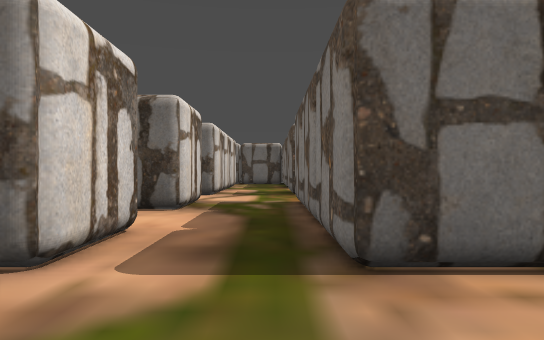
view 1 (above)

24 first-person views from a walk through a level from a Godot 3-D game. The camera is 1.2 m above the floor, looks level and sees 70° across. The floor is counted in squares, 1.74 m on a side. Each view is taken from the middle of a square. On the plan, view 1 faces up. The plan holds only what a view shows up to about 11 squares ahead; the rest is blank. Characters and animated objects are left out.

view 2
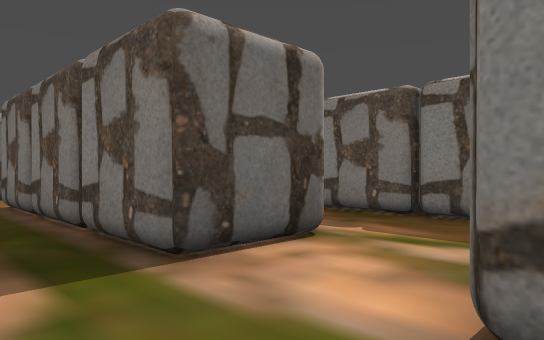

view 3
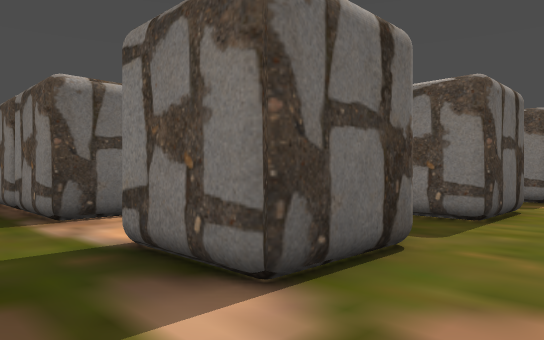

view 4
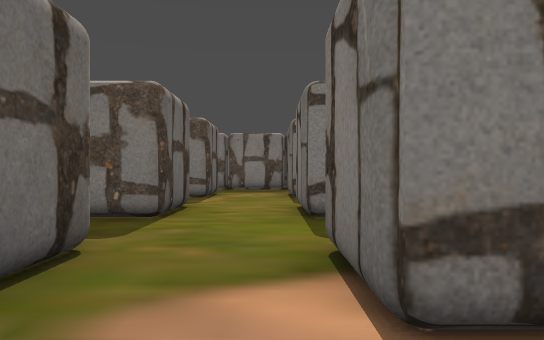

view 5
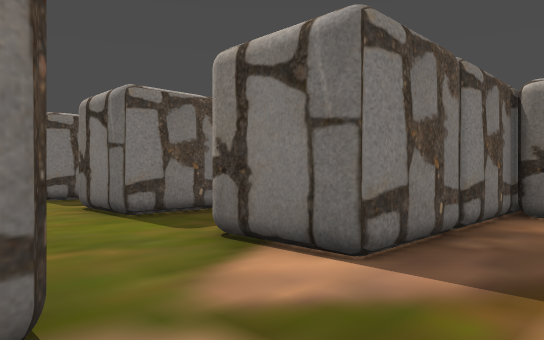

view 6
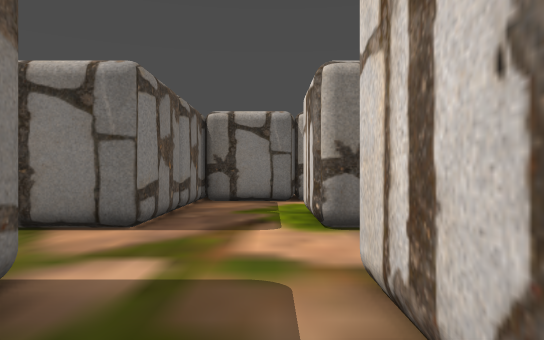

view 7
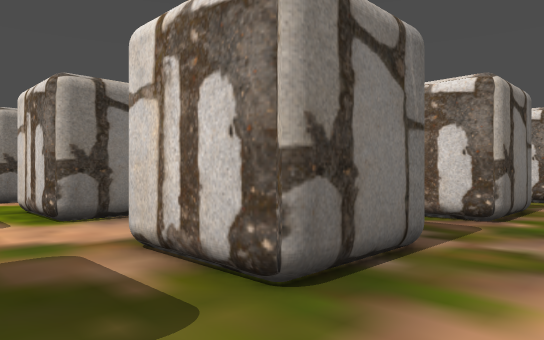

view 8
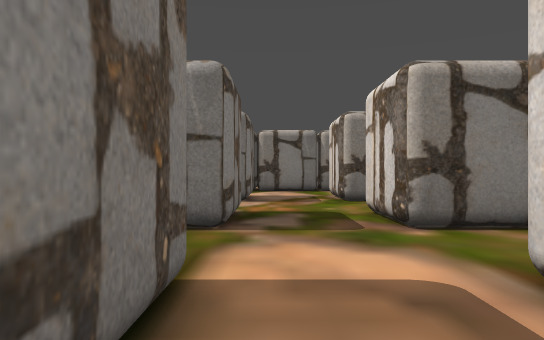

view 9
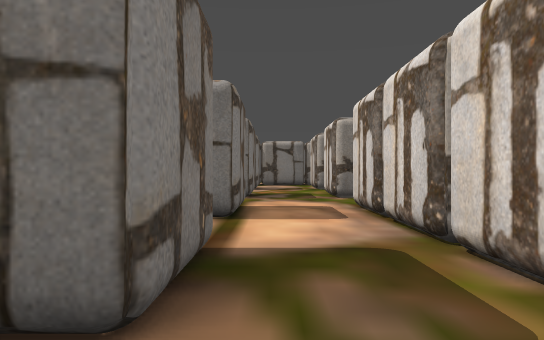

view 10
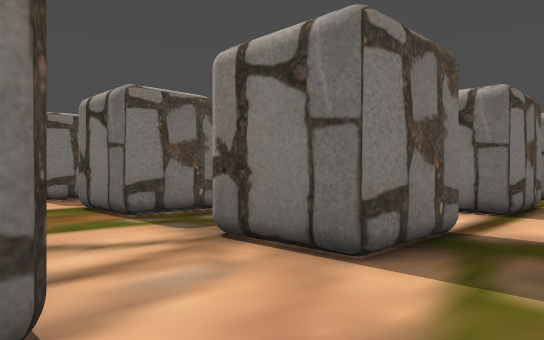

view 11
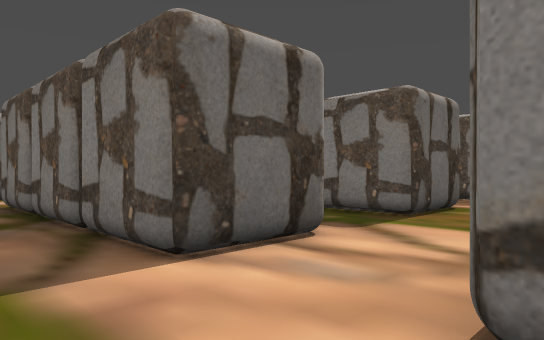

view 12
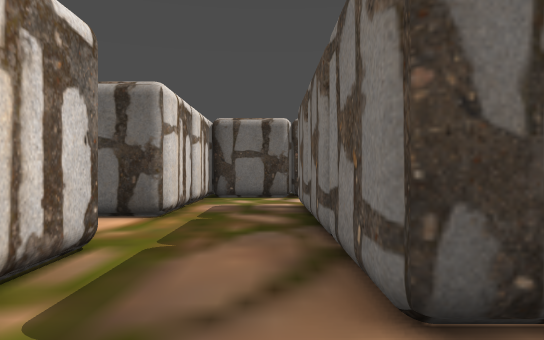

view 13
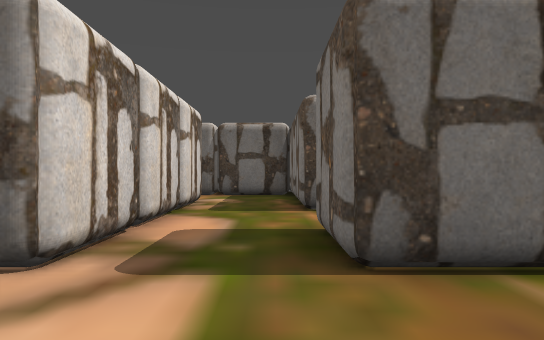

view 14
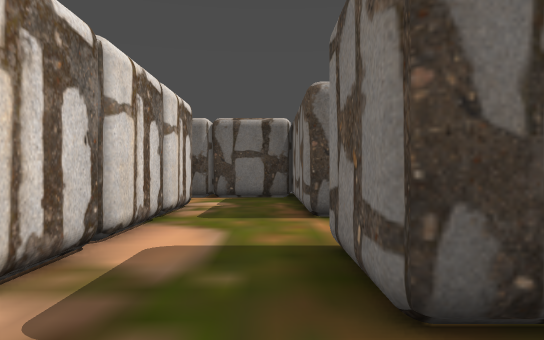

view 15
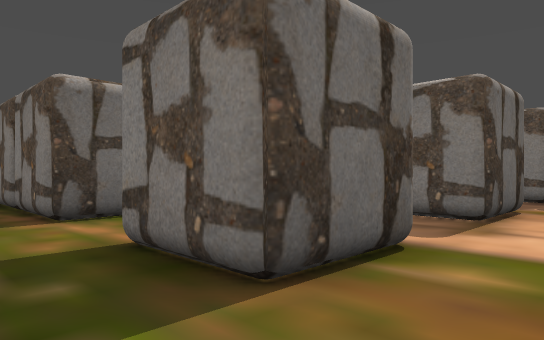

view 16
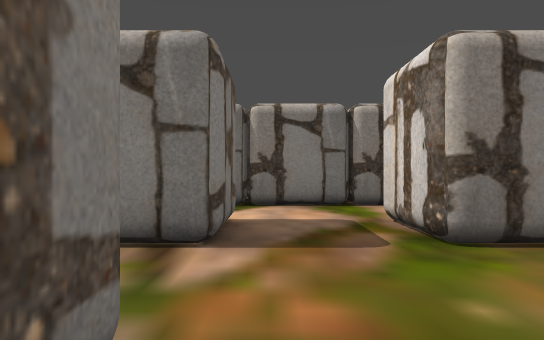

view 17
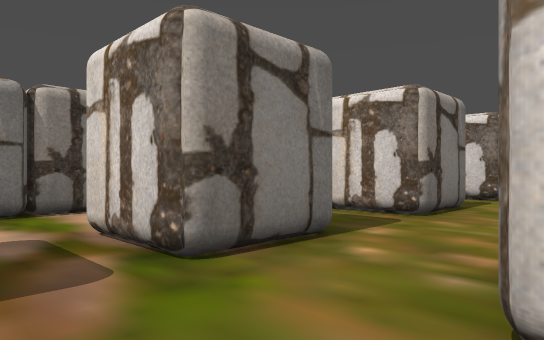

view 18
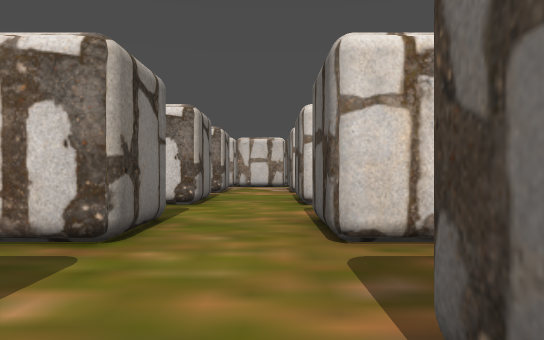

view 19
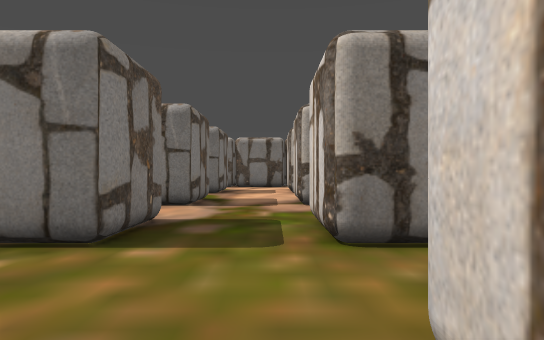

view 20
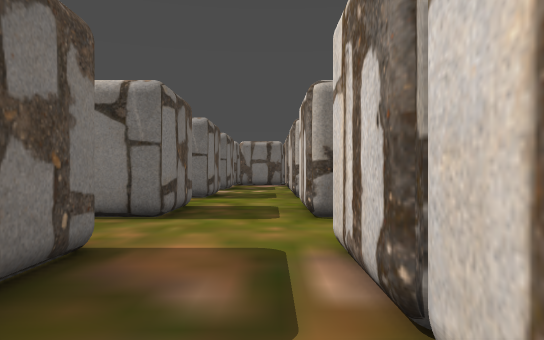

view 21
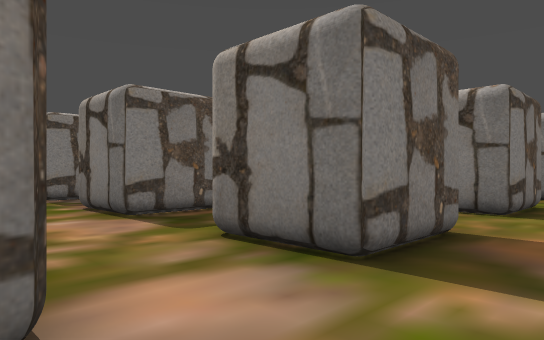

view 22
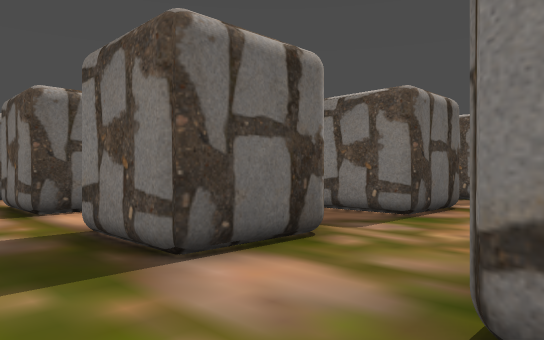

view 23
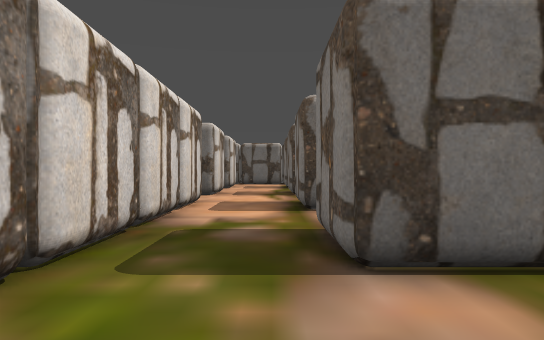

view 24
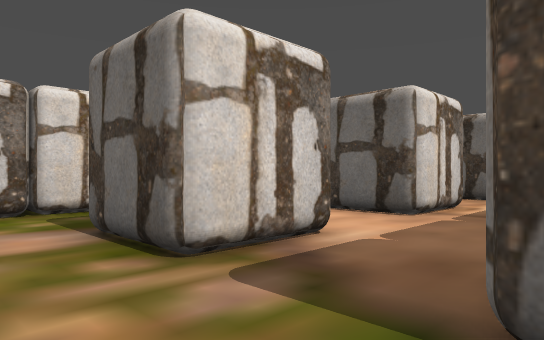

### Floor plan
Points are (right, up) in squares from view 1. A wall is a line through its corners. A room is listed if a view was taken in it or the views show most of it. See-through windows are left out.
Room 1 (views 1, 2, 3, 4, 5)
walls: (0.5, -3.5) (2.4, -3.5); (2.4, -1.5) (0.5, -1.5) (0.5, 0.4); (-1.5, 0.5) (-1.5, -1.2)
ways out: opening at (-0.5, -0.5) to room 2; opening at (-2.5, -2.5) to room 7; opening at (-0.5, -4.5) to room 20; opening at (1.5, -2.5)
Room 2 (views 6, 7)
walls: (2.4, 2.6) (0.5, 2.6) (0.5, 4.6); (-1.5, 4.4) (-1.5, 2.8)
ways out: opening at (-0.5, -0.5) to room 1; opening at (-0.5, 3.5) to room 5; opening at (-2.5, 1.5) to room 16; opening at (1.5, 1.5)
Room 3 (views 8, 11)
walls: (-3.5, 6.8) (-3.5, 8.5); (-3.5, 4.5) (-2.6, 4.5); (-5.5, 7.9) (-5.5, 4.5); (-1.5, 6.6) (-2.4, 6.6)
ways out: opening at (-4.5, 7.5) to room 4; opening at (-2.5, 5.5) to room 5; opening at (-4.5, 3.5) to room 16
Room 4 (views 9, 10, 12)
walls: (-3.5, 8.5) (-1.5, 8.5); (-1.5, 10.6) (-3.5, 10.6) (-3.5, 12.5); (-5.5, 12.4) (-5.5, 11.1)
ways out: opening at (-4.5, 7.5) to room 3; opening at (-2.5, 9.5) to room 6; opening at (-4.5, 11.5) to room 18
Room 5 (view 13)
walls: (-1.5, 8.5) (-1.5, 6.6); (0.5, 4.6) (0.5, 8.5)
ways out: opening at (-0.5, 3.5) to room 2; opening at (-2.5, 5.5) to room 3; opening at (-0.5, 7.5) to room 6
Room 6 (views 14, 15)
walls: (0.5, 8.5) (2.2, 8.5); (2.4, 10.6) (0.5, 10.6) (0.5, 12.4); (-1.5, 12.5) (-1.5, 10.6)
ways out: opening at (-2.5, 9.5) to room 4; opening at (-0.5, 7.5) to room 5; opening at (-0.5, 11.5) to room 17; opening at (1.5, 9.5)
Room 7 (views 16, 17)
walls: (-3.5, -1.2) (-3.5, 0.5); (-3.5, -3.5) (-1.5, -3.5); (-5.5, 0.5) (-5.5, -1.2)
ways out: opening at (-2.5, -2.5) to room 1; opening at (-6.5, -2.5) to room 8; opening at (-4.5, -4.5) to room 15; opening at (-4.5, -0.5) to room 16
Room 8 (views 18, 19)
walls: (-7.5, -1.1) (-7.5, 0.5); (-6.8, -1.5) (-7.4, -1.5); (-7.5, -3.5) (-5.5, -3.5); (-9.5, 0.5) (-9.5, -1.5)
ways out: opening at (-6.5, -2.5) to room 7; opening at (-10.5, -2.5) to room 10; opening at (-8.5, -0.5) to room 11; opening at (-8.5, -4.5) to room 14
Room 9 (views 20, 21)
walls: (-11.5, 0.5) (-9.5, 0.5); (-9.5, 2.6) (-11.5, 2.6) (-11.5, 4.4); (-13.5, 4.4) (-13.5, 0.5)
ways out: opening at (-12.5, -0.5) to room 10; opening at (-10.5, 1.5) to room 11; opening at (-12.5, 3.5) to room 13
Room 10 (views 22, 23)
walls: (-11.5, -1.2) (-11.5, 0.5); (-11.5, -3.5) (-9.5, -3.5); (-9.5, -1.5) (-11.2, -1.5); (-13.5, 0.5) (-13.5, -1.5)
ways out: opening at (-10.5, -2.5) to room 8; opening at (-12.5, -0.5) to room 9; opening at (-12.5, -4.5) to room 12; opening at (-14.5, -2.5)
Room 11 (view 24)
walls: (-7.5, 0.5) (-5.5, 0.5); (-5.5, 2.6) (-7.5, 2.6) (-7.5, 4.2); (-9.5, 4.4) (-9.5, 2.6)
ways out: opening at (-8.5, -0.5) to room 8; opening at (-10.5, 1.5) to room 9; opening at (-6.5, 1.5) to room 16; opening at (-8.5, 3.5)
Room 12 (no view inside)
walls: (-11.5, -5.2) (-11.5, -3.5); (-13.5, -3.5) (-13.5, -5.1)
ways out: opening at (-12.5, -4.5) to room 10; opening at (-10.5, -6.5) to room 14; opening at (-14.5, -6.5); opening at (-12.5, -8.5)
Room 13 (no view inside)
walls: (-9.5, 6.6) (-11.5, 6.6) (-11.5, 8.4); (-13.5, 8.4) (-13.5, 4.4)
ways out: opening at (-12.5, 3.5) to room 9; opening at (-12.5, 7.5); opening at (-10.5, 5.5)
Room 14 (no view inside)
walls: (-7.5, -5.2) (-7.5, -3.5); (-7.4, -7.4) (-5.5, -7.4); (-9.5, -3.5) (-9.5, -5.2)
ways out: opening at (-8.5, -4.5) to room 8; opening at (-10.5, -6.5) to room 12; opening at (-6.5, -6.5) to room 15; opening at (-8.5, -8.5)
Room 15 (no view inside)
walls: (-3.5, -5.2) (-3.5, -3.5); (-5.5, -7.4) (-3.6, -7.4); (-5.5, -3.5) (-5.5, -5.2)
ways out: opening at (-4.5, -4.5) to room 7; opening at (-6.5, -6.5) to room 14; opening at (-2.5, -6.5) to room 20
Room 16 (no view inside)
walls: (-3.5, 2.8) (-3.5, 4.5); (-3.5, 0.5) (-1.5, 0.5); (-5.5, 4.5) (-5.5, 2.6)
ways out: opening at (-2.5, 1.5) to room 2; opening at (-4.5, 3.5) to room 3; opening at (-4.5, -0.5) to room 7; opening at (-6.5, 1.5) to room 11
Room 17 (no view inside)
walls: (1.5, 14.5) (0.5, 14.5) (0.5, 16.4); (-1.5, 16.4) (-1.5, 12.5)
ways out: opening at (-0.5, 11.5) to room 6; opening at (-0.5, 15.5) to room 21; opening at (1.5, 13.5)
Room 18 (no view inside)
walls: (-5.5, 16.4) (-5.5, 14.5); (-3.5, 12.5) (-3.5, 16.4)
ways out: opening at (-4.5, 11.5) to room 4; opening at (-4.5, 15.5) to room 19; opening at (-6.5, 13.5)
Room 19 (no view inside)
walls: (-1.5, 18.6) (-5.5, 18.6) (-5.5, 16.4)
ways out: opening at (-4.5, 15.5) to room 18; opening at (-2.5, 17.5) to room 21
Room 20 (no view inside)
walls: (-1.5, -3.5) (-1.5, -5.2); (-2, -7.4) (0.5, -7.4) (0.5, -3.5)
ways out: opening at (-0.5, -4.5) to room 1; opening at (-2.5, -6.5) to room 15
Room 21 (no view inside)
walls: (0.5, 16.4) (0.5, 18.6) (-1.5, 18.6)
ways out: opening at (-0.5, 15.5) to room 17; opening at (-2.5, 17.5) to room 19

Where each view was taken, in squares from view 1:
view 1: 0 up, 0 right, facing up
view 2: 0 up, 1 left, facing up-right
view 3: 3 down, 1 left, facing up-right
view 4: 3 down, 1 left, facing right
view 5: 1 down, 1 left, facing down-right
view 6: 1 up, 1 left, facing down
view 7: 2 up, 0 right, facing down-left
view 8: 5 up, 4 left, facing down
view 9: 10 up, 4 left, facing down
view 10: 11 up, 5 left, facing down-right
view 11: 8 up, 5 left, facing up-right
view 12: 9 up, 4 left, facing up
view 13: 8 up, 0 right, facing up
view 14: 9 up, 0 right, facing up
view 15: 9 up, 1 left, facing up-right
view 16: 0 up, 4 left, facing down
view 17: 1 down, 4 left, facing down-left
view 18: 2 down, 6 left, facing left
view 19: 0 up, 9 left, facing down
view 20: 2 up, 13 left, facing down
view 21: 3 up, 13 left, facing down-right
view 22: 0 up, 13 left, facing up-right
view 23: 0 up, 12 left, facing up
view 24: 1 up, 7 left, facing up-left
